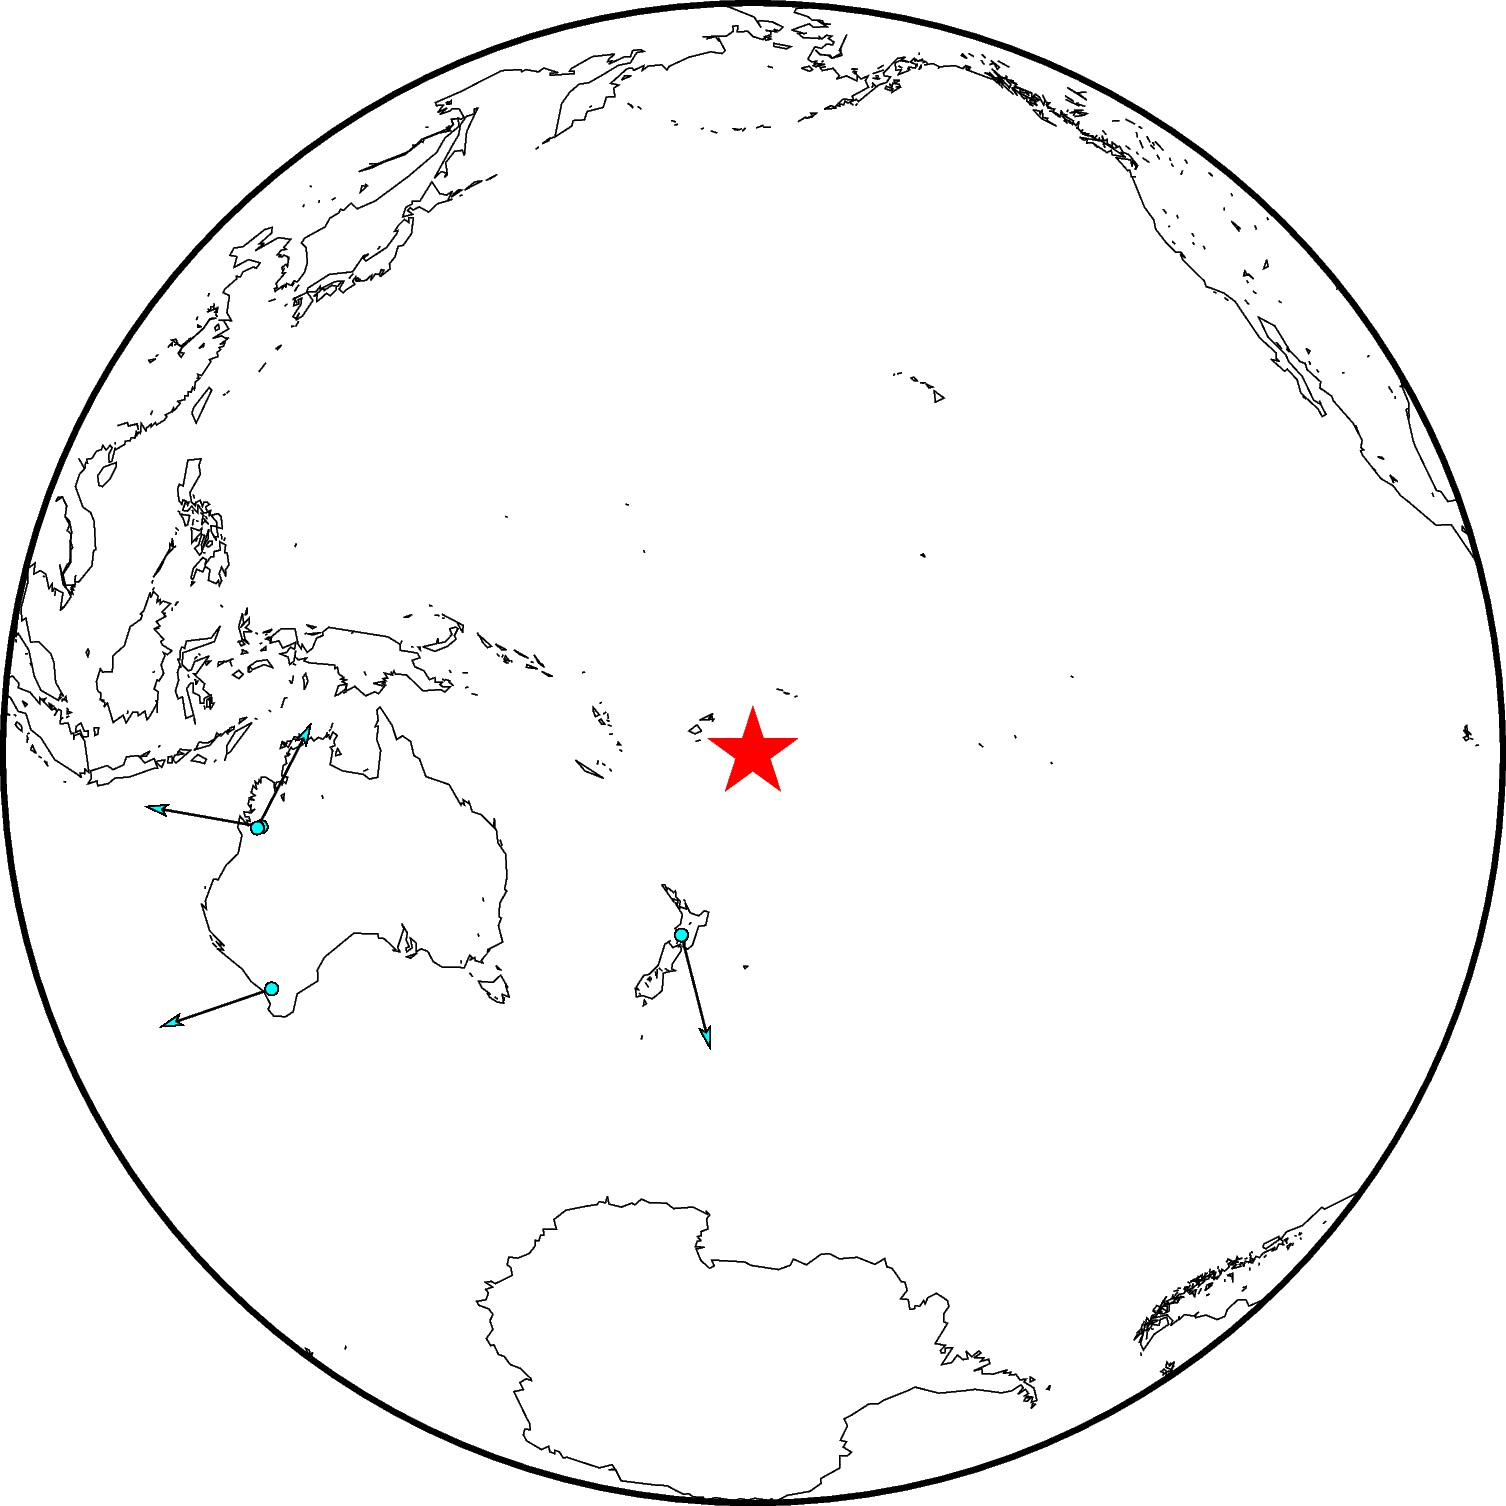

The script that saved this image:
import numpy as np
import copy
from obspy import UTCDateTime, Stream
from obspy.clients.filesystem.sds import Client as SDS
from obspy.clients.fdsn.client import Client
from geographiclib.geodesic import Geodesic
from obspy.signal import cross_correlation
from obspy.signal.filter import envelope
from scipy.signal import hilbert


def pol_azm(st, da=1):
    z = st.select(channel="??Z")[0].data
    n = st.select(channel="??N")[0].data
    e = st.select(channel="??E")[0].data
    zh = np.imag(hilbert(z))
    zz = np.correlate(zh,zh)
    czr = []
    aczr = []
    for theta in range(0,360,da):
        tmp = theta * np.pi/180
        m11 = np.cos(tmp)
        m12 = np.sin(tmp)
        r = n*m11 + e*m12
        #t = n*-m12 + e*m11
        zr = np.correlate(zh,r)
        rr = np.correlate(r,r)
        czr.append(zr/np.sqrt(rr*zz))
        aczr.append(zr/zz)
    x = np.array(czr)
    y = np.array(aczr)
    baz =  np.argmax(x) * da
    return baz

def request_data(i, td, start, end, sps,fl,fh, method):
    st = Stream()
    streams = [(sta[0].split('.')[0], sta[0].split('.')[1],'*',"?HZ",start, end) for sta in td.stations]

    if method[0] == "SDS":
        sds = SDS(method[1])
        try:
            st += sds.get_waveforms_bulk(streams)
        except:
            pass
    if method[0] == "FDSNWS":
        fdsnws = Client(method[1])
        try:
            st += fdsnws.get_waveforms_bulk(streams)
        except:
            pass

    if st.count() > 0:
        st.merge(fill_value=0)
        st.detrend("demean")
        st.detrend("linear")
        st.filter('bandpass', freqmin=fl, freqmax=fh)
        st.resample(sps, window='cosine')
        sss = [tr.stats.starttime for tr in st]
        eee = [tr.stats.endtime for tr in st]
        sss.sort(reverse=True)
        eee.sort()
        t1 = sss[0] + (1000000-sss[0].microsecond)/1000000
        t2 = eee[0] - eee[0].microsecond/1000000
        if (t2-t1) < 100 :
            st.clear()
        else:
            st.trim(t1,t2)
    
    tr = Stream()
    for sta in td.stations:
        s = sta[0].split('.')[1]
        try:
            tr +=  st.select(station=s).sort(reverse=True)[0]
        except:
            print("No data for stations %s" %sta)
            return (-1,-1)
    npts = [x.stats.npts for x in tr]
    st = tr.copy()
    if st.count() == 3 and np.mean(npts) == npts[0]:
        st.normalize()
        for tr in st:
            tr.data = envelope(tr.data)
        return (i, st)
    else:
        return (-1,-1)


class Triad(object):
    def __init__(self, stations=[]):
        if len(stations) != 3:
            return None
        self.stations = stations
        self.dist, self.ang = self.calc_dis_ang()
        self.clat, self.clon, self.CX, self.CY, self.Amat = self.centroid()
        self.cc = np.zeros(3)
        self.dt = np.zeros(3)
        self.alpha = 0.0
        self.apvel = 0.0
        self.azm = 0.0
        self.detection = False
        self.have_data = False
        self.data = None
        self.beam = None
        self.BFS = None
        self.polazm = None
    
    def calc_dis_ang(self):
        gl = Geodesic.WGS84
        sta = self.stations
        dist = np.zeros(3)
        ang = np.zeros(3)
        dist[0] = gl.Inverse(sta[0][1],sta[0][2],sta[1][1],sta[1][2])['s12']/1000.0
        dist[1] = gl.Inverse(sta[0][1],sta[0][2],sta[2][1],sta[2][2])['s12']/1000.0
        dist[2] = gl.Inverse(sta[1][1],sta[1][2],sta[2][1],sta[2][2])['s12']/1000.0
        ang[0] = np.arccos((dist[1]**2 + dist[2] **2 - dist[0] **2) / (2 * dist[1] * dist[2]))
        ang[1] = np.arccos((dist[0]**2 + dist[2] **2 - dist[1] **2) / (2 * dist[0] * dist[2]))
        ang[2] = np.arccos((dist[0]**2 + dist[1] **2 - dist[2] **2) / (2 * dist[0] * dist[1]))
        ang *= 180.0/np.pi
        return dist, ang
    def centroid(self):
        gl = Geodesic.WGS84
        R = gl.a
        sta = self.stations
        lat = np.array([90-sta[i][1] for i in range(3)])
        lon = np.array([sta[i][2] for i in range(3)])
        lat *= np.pi/180
        lon *= np.pi/180
        X = R*np.sin(lat)*np.cos(lon)
        Y = R*np.sin(lat)*np.sin(lon)
        Z = R*np.cos(lat)
        X3DC = X.mean()
        Y3DC = Y.mean()
        Z3DC = Z.mean()
        L = np.sqrt(X3DC**2 + Y3DC**2 + Z3DC**2)
        XC = X3DC/L
        YC = Y3DC/L
        ZC = Z3DC/L
        clat = 90 - (np.arctan2(np.sqrt(XC**2 + YC**2),ZC))*180/np.pi
        clon = np.arctan2(YC, XC) * 180/np.pi
        # Position of the stations in a cartesian coordinate system with centroid as origin.
        cosref = np.cos(clat)
        cx = np.array([111.2*(sta[i][2]-clon)*cosref for i in range(3)])
        cy = np.array([111.2*(sta[i][1]-clat) for i in range(3)])
        Amat = np.zeros([3,2])
        Amat[0,0] = cx[1] - cx[0]
        Amat[1,0] = cx[2] - cx[0]
        Amat[2,0] = cx[2] - cx[1]
        Amat[0,1] = cy[1] - cy[0]
        Amat[1,1] = cy[2] - cy[0]
        Amat[2,1] = cy[2] - cy[1]
        return clat, clon, cx, cy, Amat
    
    def copy(self):
        return copy.deepcopy(self)
    
    def correlate(self,shift=300):
        if self.have_data:
            sps = self.data[0].stats.sampling_rate
            shift_sps = int(shift * sps)
            a = cross_correlation.correlate(self.data[0].data,self.data[1].data,shift=shift_sps)
            b = cross_correlation.correlate(self.data[0].data,self.data[2].data,shift=shift_sps)
            c = cross_correlation.correlate(self.data[1].data,self.data[2].data,shift=shift_sps)
            self.dt[0], self.cc[0] = cross_correlation.xcorr_max(a)
            self.dt[1], self.cc[1] = cross_correlation.xcorr_max(b)
            self.dt[2], self.cc[2] = cross_correlation.xcorr_max(c)
            self.dt /= sps
            if np.amax(self.cc) >= 0.5 and abs(np.sum(self.dt)) <=50:
                alpha = np.linalg.lstsq(self.Amat, self.dt,rcond=None)[0]
                self.alpha = alpha
                self.apvel = 1.0/np.sqrt(np.sum(alpha**2))
                azm = np.arctan2(alpha[0],alpha[1]) * 180.0/np.pi + 180
                if azm > 180:
                    azm -= 360.0
                self.azm = azm
                self.detection = True
        else:
            pass
    def beamform(self):
        if self.detection:
            tr = self.data[0].copy()
            sps = self.data[0].stats.sampling_rate
            t1 = np.ceil((self.CX[0]*self.alpha[0] + self.CY[0]*self.alpha[1]) * sps) 
            t2 = np.ceil((self.CX[1]*self.alpha[0] + self.CY[1]*self.alpha[1]) * sps)
            t3 = np.ceil((self.CX[2]*self.alpha[0] + self.CY[2]*self.alpha[1]) * sps)
            tr.stats.station = "BFS"
            tr.data = np.roll(self.data[0].data, int(t1)) + np.roll(self.data[1].data, int(t2)) + np.roll(self.data[2].data, int(t3))
            ii = np.argmax(tr.data)
            self.beam = [tr.stats.starttime + tr.stats.delta * ii, tr.data[ii]]
            self.BFS = tr
    def get_waveform(self,start, end, sps,fl,fh, method, envl=True):
        st = Stream()
        streams = [(sta[0].split('.')[0], sta[0].split('.')[1],'*',"?HZ", start, end) for sta in self.stations]
        if method[0] == "SDS":
            sds = SDS(method[1])
            try:
                st += sds.get_waveforms_bulk(streams)
            except:
                pass
        if method[0] == "FDSNWS":
            fdsnws = Client(method[1])
            try:
                st += fdsnws.get_waveforms_bulk(streams)
            except:
                pass
        if st.count() > 0:
            st.merge(fill_value=0)
            st.detrend("demean")
            st.detrend("linear")
            st.filter('bandpass', freqmin=fl, freqmax=fh)
            st.resample(sps, window='cosine')
            sss = [tr.stats.starttime for tr in st]
            eee = [tr.stats.endtime for tr in st]
            sss.sort(reverse=True)
            eee.sort()
            t1 = sss[0] + (1000000-sss[0].microsecond)/1000000
            t2 = eee[0] - eee[0].microsecond/1000000
            if (t2-t1) < 100 :
                st.clear()
            else:
                st.trim(t1,t2)

        tr = Stream()
        for sta in self.stations:
            s = sta[0].split('.')[1]
            try:
                tr +=  st.select(station=s).sort(reverse=True)[0]
            except:
                print("No data for stations %s" %sta)
                return (-1,-1)
        npts = [x.stats.npts for x in tr]
        st = tr.copy()
        if st.count() == 3 and np.mean(npts) == npts[0]:
            if envl:
                st.normalize()
                for tr in st:
                    tr.data = envelope(tr.data)
            self.data = st
        else:
            self.data = None
    
    def polarization(self, method):
        if self.detection:
            st = Stream()
            start = self.beam[0] - 50
            end = self.beam[0] + 200
            streams = [(sta[0].split('.')[0], sta[0].split('.')[1],'*',"?H?", start, end) for sta in self.stations]
            if method[0] == "SDS":
                sds = SDS(method[1])
                try:
                    st += sds.get_waveforms_bulk(streams)
                except:
                    pass
            if method[0] == "FDSNWS":
                fdsnws = Client(method[1])
                try:
                    st += fdsnws.get_waveforms_bulk(streams)
                except:
                    pass
            if st.count() > 0:
                st.merge(fill_value=0)
                st.detrend("demean")
                st.detrend("linear")
                st.filter('bandpass', freqmin=0.02, freqmax=0.04)
                st.resample(20, window='cosine')
                sss = [tr.stats.starttime for tr in st]
                eee = [tr.stats.endtime for tr in st]
                sss.sort(reverse=True)
                eee.sort()
                t1 = sss[0] + (1000000-sss[0].microsecond)/1000000
                t2 = eee[0] - eee[0].microsecond/1000000
                if (t2-t1) < 100 :
                    st.clear()
                else:
                    st.trim(t1,t2)
            tr = Stream()
            for sta in self.stations:
                station = sta[0].split('.')[1]
                _tmp = st.select(station=station)
                if _tmp.select(channel="HH?"): 
                    xtr =  _tmp.select(channel="HH?")
                else:
                    xtr = _tmp.select(channel="BH?")
                if xtr.count()==3:
                    for a in xtr:
                        tr.append(a)
        
            if tr.count() == 9:
                _tmp = tr.select(channel="??Z")
                zz = _tmp[0].copy()
                sps = zz.stats.sampling_rate
                t1 = np.ceil((self.CX[0]*self.alpha[0] + self.CY[0]*self.alpha[1]) * sps) 
                t2 = np.ceil((self.CX[1]*self.alpha[0] + self.CY[1]*self.alpha[1]) * sps)
                t3 = np.ceil((self.CX[2]*self.alpha[0] + self.CY[2]*self.alpha[1]) * sps)
                zz.data = np.roll(_tmp[0].data, int(t1)) + np.roll(_tmp[1].data, int(t2)) + np.roll(_tmp[2].data, int(t3))
                _tmp = tr.select(channel="??N")
                nn = _tmp[0].copy()
                nn.data = np.roll(_tmp[0].data, int(t1)) + np.roll(_tmp[1].data, int(t2)) + np.roll(_tmp[2].data, int(t3))
                _tmp = tr.select(channel="??E")
                ee = _tmp[0].copy()
                ee.data = np.roll(_tmp[0].data, int(t1)) + np.roll(_tmp[1].data, int(t2)) + np.roll(_tmp[2].data, int(t3))
                trpol = Stream([zz,nn,ee])
                self.polazm = pol_azm(trpol,da=1)

    def reset(self):
        self.cc = np.zeros(3)
        self.dt = np.zeros(3)
        self.alpha = 0.0
        self.apvel = 0.0
        self.azm = 0.0
        self.detection = False
        self.have_data = False
        self.data = None
        self.beam = None
        self.BFS = None

class Triads(object):
    """
    A list object of Triad with functions for processing and manipulation.
    """
    def __init__(self, triads=None):
        self.triads = []
        if isinstance(triads, Triad):
            triads = [triads]
        if triads:
            self.triads.extend(triads)
    def __iter__(self):
        """
        """
        return list(self.triads).__iter__()

    def __nonzero__(self):
        """
        """
        return bool(len(self.triads))
    def __len__(self):
        """
        Return the number of Triads in the Stream object.
        """
        return len(self.triads)
    
    count = __len__

    def __setitem__(self, index, triad):
        """
        __setitem__ method of obspy.Stream objects.
        """
        self.traces.__setitem__(index, triad)

    def __getitem__(self, index):
        """
        __getitem__ method of obspy.Stream objects.
        :return: Trace objects
        """
        if isinstance(index, slice):
            return self.__class__(triads=self.triads.__getitem__(index))
        else:
            return self.triads.__getitem__(index)

    def __delitem__(self, index):
        """
        Passes on the __delitem__ method to the underlying list of traces.
        """
        return self.triads.__delitem__(index)

    def __getslice__(self, i, j, k=1):
        """
        __getslice__ method of obspy.Stream objects.
        :return: Stream object
        """
        # see also https://docs.python.org/3/reference/datamodel.html
        return self.__class__(triads=self.triads[max(0, i):max(0, j):k])

    def append(self, triad):
        if isinstance(triad, Triad):
            self.triads.append(triad)
        else:
            msg = 'Append only supports a single Triad object as an argument.'
            raise TypeError(msg)
        return self
    
    def copy(self):
        return copy.deepcopy(self)
    
    def extend(self, triad_list):
        if isinstance(triad_list, list):
            for _i in triad_list:
                # Make sure each item in the list is a triad.
                if not isinstance(_i, Triad):
                    msg = 'Extend only accepts a list of Triad objects.'
                    raise TypeError(msg)
            self.triads.extend(triad_list)
        elif isinstance(triad_list, Triads):
            self.triads.extend(triad_list.triads)
        else:
            msg = 'Extend only supports a list of Triad objects as argument.'
            raise TypeError(msg)
        return self
    
    def select_active(self, apvel=None, azm=None):
        if not apvel:
            apvel=[0,100]
        if not azm:
            azm=[0,360] 
        active_triads = []
        for td in self.triads:
            if td.detection and td.apvel >= apvel[0] and td.apvel <= apvel[1] \
                and td.azm >= azm[0] and td.azm<= azm[1]:
                active_triads.append(td)
        return self.__class__(triads=active_triads)

    def get_waveform__(self, start=None, end=None, source=None, target_sps=1):
        """
        1. Request data from source.
        2. Preprocess: filter, resample and align.
        """
        if not start:
            end = UTCDateTime.now() -10
            start = end - 300
        if not source:
            raise ValueError("No data source defined")
        if source[0] == "sds":
            sds_arch = source[1]
        sds = SDS(sds_arch)
        for td in self.triads:
            st = Stream()
            for sta in td.stations:
                s = sta[0].split('.')
                try:
                    st += sds.get_waveforms(s[0],s[1],"*", "?HZ", start, end)[0]
                except:
                    print("No data for ", s[0],s[1],"*", "?HZ", start, end)
                    continue
            if st.count() > 0:
                st.merge(fill_value=0)
                st.detrend("demean")
                st.detrend("linear")
                st.filter('bandpass', freqmin=1/250, freqmax=1/20)
                st.resample(target_sps,window='cosine')
                sss = [tr.stats.starttime for tr in st]
                eee = [tr.stats.endtime for tr in st]
                sss.sort(reverse=True)
                eee.sort()
                t1 = sss[0] + (1000000-sss[0].microsecond)/1000000
                t2 = eee[0] - eee[0].microsecond/1000000
                if (t2-t1) < 100 :
                    continue
                else:
                    st.trim(t1,t2)
            if st.count() == 3:
                st.normalize()
                #for tr in st:
                #    tr.data = envelope(tr.data)
                td.data = st
                td.have_data = True
            else:
                continue
    def get_waveform(self, start=None, end=None, source=None, cfg=None):
        """
        1. Request data from source.
        2. Preprocess: filter, resample and align.
        """
        import concurrent.futures
        from tqdm import tqdm

        if cfg == None:
            raise ValueError("No configuration")
        fl = cfg['Filter'][0]
        fh = cfg['Filter'][1]

        if not start:
            end = UTCDateTime.now() -10
            start = end - 300
        processes = []
        with concurrent.futures.ProcessPoolExecutor() as executor:
            for i, td in enumerate(self.triads):
               
                p = executor.submit(request_data,i, td, start, end, cfg['target_sps'],fl,fh, cfg['Source'])
                processes.append(p)
            pbar = tqdm(total=len(processes), desc='Overall progress')
            for f in concurrent.futures.as_completed(processes):
                jj = f.result()[0]
                if jj == -1:
                    continue
                else:
                    self.triads[jj].data = f.result()[1]
                    self.triads[jj].have_data = True
                pbar.update(n=1)
    def map_plot(self,center=[0.0,0.0],x=20,y=20):
        import pygmt
        import pandas as pd
        proj = "A%f/%f/5i" %(center[0],center[1])
        fig = pygmt.Figure()
        fig.basemap(region="g", projection=proj, frame=True)
        fig.coast(shorelines=True)
        sta= []
        for td in self.triads:
            if td.detection and (td.apvel > 2.5 and td.apvel<5.5):
                sta.append([td.clon,td.clat,td.azm, 1.0])
        s = pd.DataFrame(sta)
        fig.plot(x=center[0],y=center[1],style="a0.8c",color="red")
        if len(s) > 1:
            fig.plot(x=s[0],y=s[1], style="V0.2c+ea+bc",direction=[s[2],s[3]],pen="0.5p",color="cyan" )
        fig.savefig('triad.jpg')
        fig.show()